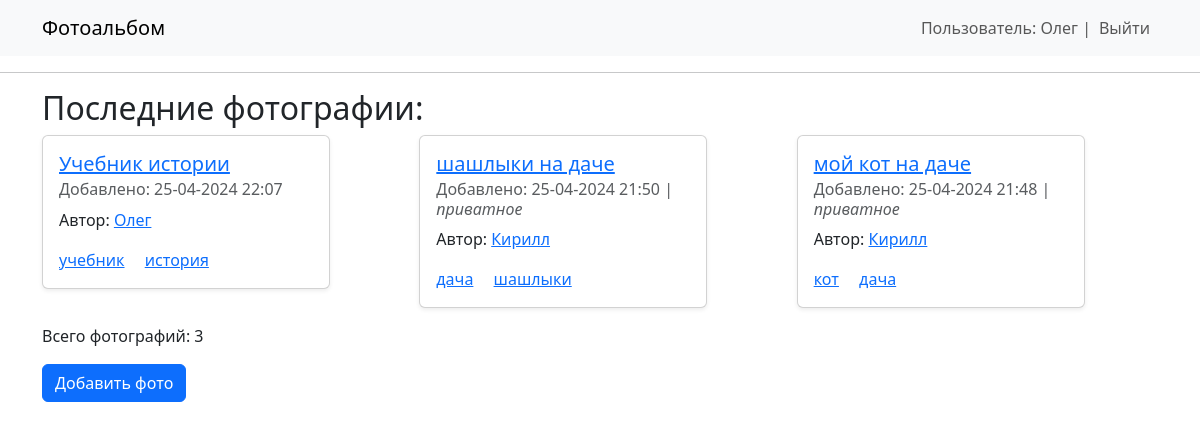
/ (signed in), run on the app's committed database.
### models.py (models this page shows, shortened)
class User(UserMixin, SqlAlchemyBase):
    __tablename__ = 'users'
    id = sqlalchemy.Column(sqlalchemy.Integer, primary_key=True, autoincrement=True)
    username = sqlalchemy.Column(sqlalchemy.String, nullable=True)
    login = sqlalchemy.Column(sqlalchemy.String, index=True, unique=True)
    password = sqlalchemy.Column(sqlalchemy.String, nullable=True)
    created_dt = sqlalchemy.Column(sqlalchemy.DateTime, default=datetime.datetime.now)
    photos = orm.relationship("Photo", back_populates='user')

class Photo(SqlAlchemyBase):
    __tablename__ = 'photos'
    id = sqlalchemy.Column(sqlalchemy.Integer, primary_key=True, autoincrement=True)
    content = sqlalchemy.Column(sqlalchemy.BLOB)
    title = sqlalchemy.Column(sqlalchemy.String, nullable=True)
    created_dt = sqlalchemy.Column(sqlalchemy.DateTime, default=datetime.datetime.now)
    is_private = sqlalchemy.Column(sqlalchemy.Boolean, default=True)
    user_id = sqlalchemy.Column(sqlalchemy.Integer, sqlalchemy.ForeignKey("users.id"))
    user = orm.relationship('User')
    tags = orm.relationship('Tag', secondary="photos_tags", backref="photos")

class Tag(SqlAlchemyBase):
    __tablename__ = 'tags'
    id = sqlalchemy.Column(sqlalchemy.Integer, primary_key=True, autoincrement=True)
    name = sqlalchemy.Column(sqlalchemy.String, index=True)

### app.py (the view)
@app.route('/')
def index():
    s = db_session.create_session()
    q = s.query(models.Photo)
    if not current_user.is_authenticated:
        q = q.filter(models.Photo.is_private.is_(False))
    photos = q.order_by(
        models.Photo.created_dt.desc()).limit(10).all()
    return render_template('index.html', photos=photos)

### app.py (called while the page is built)
@lm.user_loader
def load_user(id):
    s = db_session.create_session()
    return s.get(models.User, int(id))

### db_session.py (called while the page is built)
def create_session() -> Session:
    global __factory
    return __factory()

### templates/index.html
{% extends "base.html" %}
{% block content %}
<h2>Последние фотографии:</h2>
<div class="row row-cols-1 row-cols-sm-2 row-cols-md-3 g-3">
    {% for p in photos %}
    <div class="col">
        <div class="card mb-3 shadow-sm" style="max-width: 18rem;">
            <div class="card-body">
                <h5 class="card-title">
                    <a href="{{ url_for('photo', id=p.id) }}">{{ p.title }}</a>
                </h5>
                <h6 class="card-subtitle mb-2 text-body-secondary">
                    Добавлено: {{ p.created_dt.strftime('%d-%m-%Y %H:%M') }}
                    {% if p.is_private %} | <i> приватное </i>
                    {% endif %}
                </h6>
                <p class="card-text">
                    Автор: <a href="{{ url_for('photo_from_user', login=p.user.login) }}">{{ p.user.username }}</a>
                </p>
                {% for tag in p.tags %}
                <a href="{{ url_for('tags', tag=tag.name) }}" class="card-link">{{ tag.name }}</a>
                {% endfor %}
            </div>
        </div>
    </div>
    {% endfor %}
</div>
<p>Всего фотографий: {{ photos | length }}</p>
<div>
    <p>
        <a class="btn btn-primary" href="{{ url_for('photo_add') }}">Добавить фото</a>
    </p>
</div>
{% endblock %}

### templates/base.html (shortened to what this page needs)
<!doctype html>
<html>
<head>
    <link
            href="https://cdn.jsdelivr.net/npm/bootstrap@5.3.2/dist/css/bootstrap.min.css"
            rel="stylesheet"
>
</head>
<body>
<nav class="navbar navbar-expand-lg bg-body-tertiary">
    <div class="container">
        <a class="navbar-brand" href="/">Фотоальбом</a>
        <div class="collapse navbar-collapse" id="navbarNav">
            <ul class="navbar-nav ms-auto">
                {% if current_user.is_anonymous %}
                <li class="nav-item">
                    <a class="nav-link" href="{{ url_for('login') }}">Войти</a>
                </li>
                <li class="nav-item">
                    <a class="nav-link" href="{{ url_for('register') }}">Регистрация</a>
                </li>
                {% else %}
                <span class="navbar-text">
                    Пользователь: {{ current_user.username }} |
                    </span>
                <li class="nav-item">
                    <a class="nav-link" href="{{ url_for('logout') }}">Выйти</a>
                </li>
                {% endif %}
            </ul>
        </div>
    </div>
</nav>
<hr>
<div class="container">
    {% block content %}{% endblock %}
</div>
</body>
</html>

### data on the page
User: username "Олег"
Photo: title "Учебник истории", created_dt "25-04-2024 22:07", user.username "Олег"
Tag: name "учебник"
Tag: name "история"
Photo: title "шашлыки на даче", created_dt "25-04-2024 21:50", is_private "приватное", user.username "Кирилл"
Tag: name "дача"
Tag: name "шашлыки"
Photo: title "мой кот на даче", created_dt "25-04-2024 21:48", is_private "приватное", user.username "Кирилл"
Tag: name "кот"

### other printed values
{{ photos | length }} "3"
